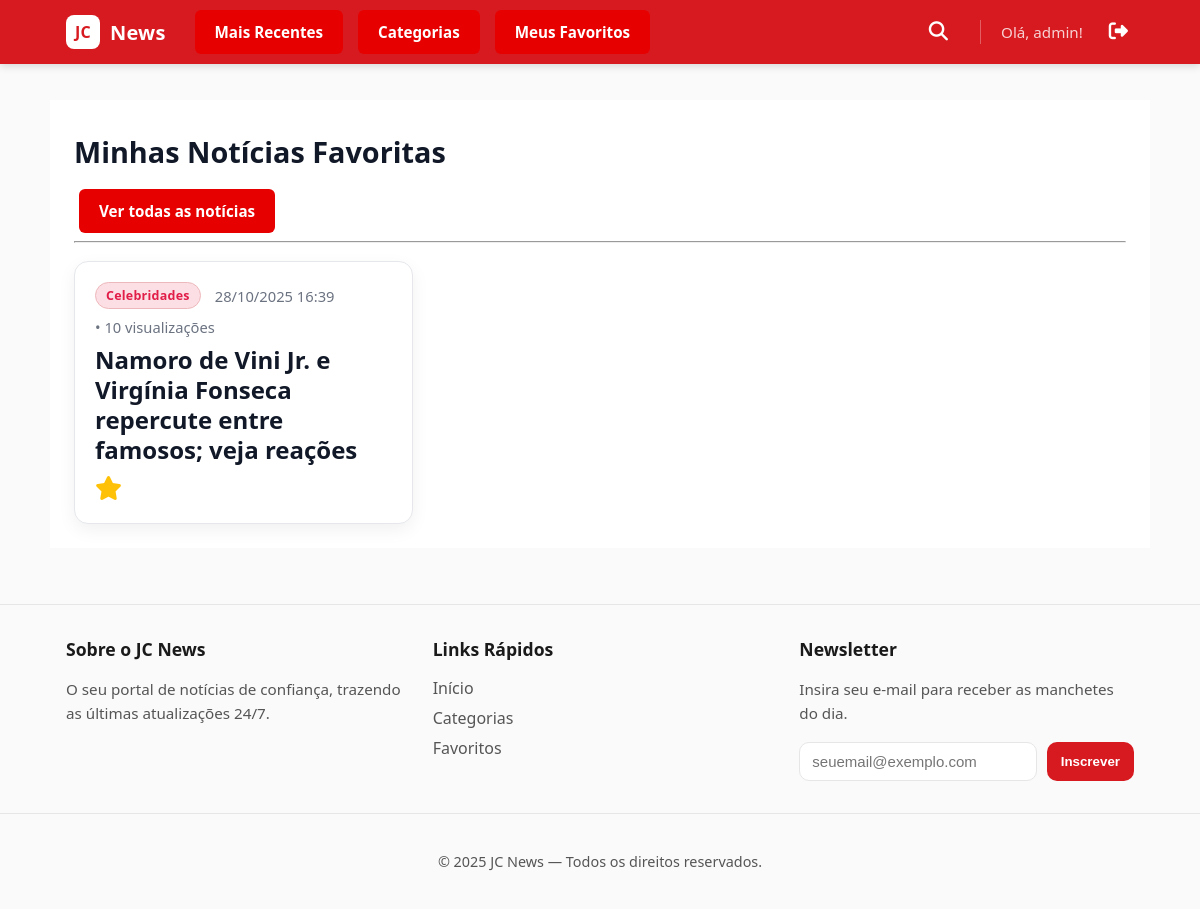
The page /meus-favoritos/ (signed in) on the database its author committed.
### app1/models.py (models this page shows, shortened)
class Noticia(models.Model):
    titulo = models.CharField(max_length=255)
    conteudo = models.TextField(blank=False)
    data_publicacao = models.DateTimeField(auto_now_add=True)
    categoria = models.ForeignKey(
        Categoria, on_delete=models.SET_NULL, null=True, blank=True, related_name='noticias'
    )
    imagem = models.ImageField(upload_to='noticias/', blank=True, null=True)
    visualizacoes = models.PositiveIntegerField(default=0)
    favoritos = models.ManyToManyField(
        User,
        related_name='noticias_favoritas',
        blank=True
    )
    usuarios_que_visitaram = models.ManyToManyField(
        User,
        related_name='noticias_visualizadas',
        blank=True
    )

class Categoria(models.Model):
    nome = models.CharField(max_length=100, unique=True)

### app1/views.py (the view)
# urls.py: path("meus-favoritos/", FavoritosListView.as_view(), name="meus_favoritos"),
class FavoritosListView(ListView):
    model = Noticia
    template_name = 'app1/meus_favoritos.html'
    context_object_name = 'noticias'
    def get_queryset(self):
        if self.request.user.is_authenticated:
            return self.request.user.noticias_favoritas.all().order_by('-data_publicacao')
        return Noticia.objects.none()

### app1/forms.py
class SubscriptionForm(forms.ModelForm):
    class Meta:
        model = NewsletterSubscription
        fields = ["email"]
        widgets = {
            "email": forms.EmailInput(
                attrs={
                    "placeholder": "seuemail@exemplo.com",
                    "required": True,
                    "class": "form-control",
                }
            )
        }

### app1/context_processors.py (called while the page is built)
def subscription_form(request):
    return {"form_subscription": SubscriptionForm()}

### app1/templates/app1/meus_favoritos.html (shortened to what this page needs)
{% extends 'app1/base.html' %}
{% load static %} {% block title %}Meus Favoritos · News Site{% endblock %}
{% block content %}
<link rel="stylesheet" href="{% static 'app1/css/news.css' %}">
<section class="container">
  <h1>Minhas Notícias Favoritas</h1>
  <a class = "nav-btn"href="{% url 'app1:home' %}">Ver todas as notícias</a>
  <hr>
  <section class="grid-noticias" aria-label="Minhas notícias favoritas">
    {% for noticia in noticias %}
      <article class="noticia" id="noticia-{{ noticia.id }}">
        <header class="noticia__cabecalho">
          {% if noticia.categoria %}
            <span class="noticia__categoria">{{ noticia.categoria.nome }}</span>
          {% endif %}
          <time datetime="{{ noticia.data_publicacao|date:'c' }}">
            {{ noticia.data_publicacao|date:"d/m/Y H:i" }}
          </time>
          <span>• {{ noticia.visualizacoes }} visualizações</span>
        </header>
        <h3 class="noticia__titulo">
          <a href="{% url 'app1:detalhe_noticia' noticia.pk %}">{{ noticia.titulo }}</a>
        </h3>
        <div class="noticia__acoes">
          <form action="{% url 'app1:favoritar_noticia_view' noticia.pk %}" method="POST">
            <button type="submit" class="btn-favorito favoritado" aria-label="Remover dos Favoritos">
              <i class="fa-solid fa-star"></i>
            </button>
          </form>
        </div>
      </article>
    {% empty %}
      <p>Você ainda não favoritou nenhuma notícia.</p>
    {% endfor %}
  </section>
</section>
{% endblock %}

### app1/templates/app1/base.html (shortened to what this page needs)
{% load static %}
<!DOCTYPE html>
<html lang="pt-br">
<head>
  <link rel="stylesheet" href="{% static 'app1/css/style.css' %}">
  <link rel="stylesheet" href="https://cdnjs.cloudflare.com/ajax/libs/font-awesome/6.5.1/css/all.min.css">
  <link rel="stylesheet" href="https://cdn.jsdelivr.net/npm/bootstrap-icons@1.11.3/font/bootstrap-icons.min.css">
</head>
<body>
  <header class="site-header">
    <div class="header-container header-content container">
      <a href="{% url 'app1:home' %}" class="brand" aria-label="Página Inicial">
        <span class="logo-mark">JC</span>
        <span class="logo-text">News</span>
      </a>
      <nav class="main-nav">
        <a class="nav-btn" id="btn-mr" href="{% url 'app1:home' %}">Mais Recentes</a>
        <a class="nav-btn" id="btn-cat" href="{% url 'app1:categorias' %}">Categorias</a>
        <a class="nav-btn" id="btn-mf" href="{% url 'app1:meus_favoritos' %}">Meus Favoritos</a>
      </nav>
      <div class="header-actions">
        <div class="search-wrapper">
          <button id="search-toggle" class="search-icon-btn" aria-label="Abrir busca">
            <i class="fa fa-search"></i>
          </button>
        </div>
        <div class="user-auth-links">
          {% if user.is_authenticated %}
            <span class="welcome-message">Olá, {{ user.username }}!</span>
            <form action="{% url 'logout' %}" method="post" class="logout-form" title="Sair">
              <button type="submit" class="auth-link logout-link" aria-label="Sair">
                <i class="fa-solid fa-right-from-bracket"></i>
              </button>
            </form>
          {% else %}
            <a href="{% url 'login' %}" class="auth-link">Login</a>
            <a href="{% url 'register' %}" class="auth-link register-link">Criar Conta</a>
          {% endif %}
        </div>
      </div>
    </div>
  </header>
  <main class="container page-content">
    {% block content %}{% endblock %}
  </main>
  <footer class="site-footer">
    <div class="footer-container container">
      <div class="footer-col">
        <h4>Sobre o JC News</h4>
        <p>O seu portal de notícias de confiança, trazendo as últimas atualizações 24/7.</p>
      </div>
      <div class="footer-col">
        <h4>Links Rápidos</h4>
        <ul class="footer-links">
          <li><a href="{% url 'app1:home' %}">Início</a></li>
          <li><a href="{% url 'app1:categorias' %}">Categorias</a></li>
          <li><a href="{% url 'app1:meus_favoritos' %}">Favoritos</a></li>
        </ul>
      </div>
      <div class="footer-col">
        <h4>Newsletter</h4>
        <p>Insira seu e-mail para receber as manchetes do dia.</p>
        {% if form_subscription %}
          <form action="{% url 'app1:subscribe' %}" method="post" class="footer-subscribe-form">
            {{ form_subscription.email }}
            <button type="submit" class="btn-primary">Inscrever</button>
          </form>
        {% endif %}
      </div>
    </div>
    <div class="footer-bottom">
      <p>&copy; {% now "Y" %} JC News — Todos os direitos reservados.</p>
    </div>
  </footer>
</body>
</html>

### app1/static/app1/css/style.css (style rules this page uses)
:root { --red:#d71920; --red-dark:#b1151b; --bg:#ffffff; --ink:#1a1a1a; --ink-weak:#555; --border:#e6e6e6; --bg-soft: #fafafa; }
* { box-sizing:border-box }
html,body { margin:0;padding:0;background:var(--bg-soft);color:var(--ink);font-family:system-ui,-apple-system,Segoe UI,Roboto,Ubuntu,Cantarell,"Helvetica Neue",Arial,sans-serif; min-height: 100vh; display: flex; flex-direction: column; }
.container { max-width:1100px;margin:0 auto;padding:0 16px }
a { text-decoration: none; }
.site-header { background:var(--red);color:#fff;position:sticky;top:0;z-index:100; box-shadow: 0 2px 8px rgba(0,0,0,.15); }
.header-content { display:flex;align-items:center;justify-content:space-between;height:64px; gap: 1.5rem; }
.brand { display:flex;align-items:center;gap:10px;text-decoration:none;color:#fff;font-weight:700;letter-spacing:.2px }
.logo-mark { display:inline-grid;place-items:center;width:34px;height:34px;border-radius:8px;background:#fff;color:var(--red);font-weight:900 }
.logo-text { font-size:20px }
.main-nav { display: flex; gap: 5px; }
.nav-btn { display: inline-block; padding: 10px 18px; margin: 0 5px; background-color: #e60000; color: #fff; font-weight: 600; font-size: 0.95rem; text-decoration: none; border-radius: 6px; transition: all 0.25s ease-in-out; border: 2px solid transparent; }
.header-actions { display: flex; align-items: center; gap: 1.5rem; margin-left: auto; }
.user-auth-links { display: flex; align-items: center; gap: 1.25rem; padding-left: 1.25rem; border-left: 1px solid rgba(255,255,255,.3); font-size: 0.95rem; font-weight: 500; }
.user-auth-links .welcome-message { color: rgba(255,255,255,.8); white-space: nowrap; }
.user-auth-links .auth-link { color: #fff; text-decoration: none; font-weight: 600; white-space: nowrap; }
.page-content { padding:24px 0; flex-grow: 1; }
.btn-primary { padding:10px 14px;border:none;border-radius:10px;background:var(--red);color:#fff;font-weight:600;cursor:pointer }
.site-footer { border-top:1px solid var(--border); padding: 32px 0 0 0; background:var(--bg-soft); color:var(--ink-weak); margin-top: 32px; }
.footer-container { display: grid; grid-template-columns: repeat(auto-fit, minmax(250px, 1fr)); gap: 2rem; }
.footer-col h4 { font-size: 1.1rem; font-weight: 700; color: var(--ink); margin-top: 0; margin-bottom: 1rem; }
.footer-col p { font-size: 0.95rem; margin-bottom: 1rem; line-height: 1.6; }
.footer-links { list-style: none; padding: 0; margin: 0; }
.footer-links li { margin-bottom: 0.5rem; }
.footer-links a { color: var(--ink-weak); text-decoration: none; }
.footer-subscribe-form { display: grid; grid-template-columns: 1fr auto; gap: 10px; margin-top: 1rem; }
.footer-subscribe-form input[type="email"] { padding: 10px 12px; border: 1px solid var(--border); border-radius: 10px; font-size: 15px; width: 100%; background: var(--bg); color: var(--ink); }
.footer-bottom { border-top: 1px solid var(--border); margin-top: 2rem; padding: 1.5rem 1.5rem; text-align: center; font-size: 0.9rem; color: var(--ink-weak); }
.logout-form { display: inline; }
.logout-form button { background: none; border: none; color: #ff4b4b; cursor: pointer; font-size: 1.2rem; transition: opacity 0.2s; }
.search-wrapper { position: relative; display: flex; align-items: center; }
.search-icon-btn { background: none; border: none; color: #fff; cursor: pointer; font-size: 1.2rem; padding: 8px; transition: transform 0.2s ease; }

### rows shown on the page
Noticia: categoria.nome "Celebridades", data_publicacao "28/10/2025 16:39", visualizacoes "10", titulo "Namoro de Vini Jr. e Virgínia Fonseca repercute entre famosos; veja reações"

### other values the page prints
{{ user.username }} "admin"
